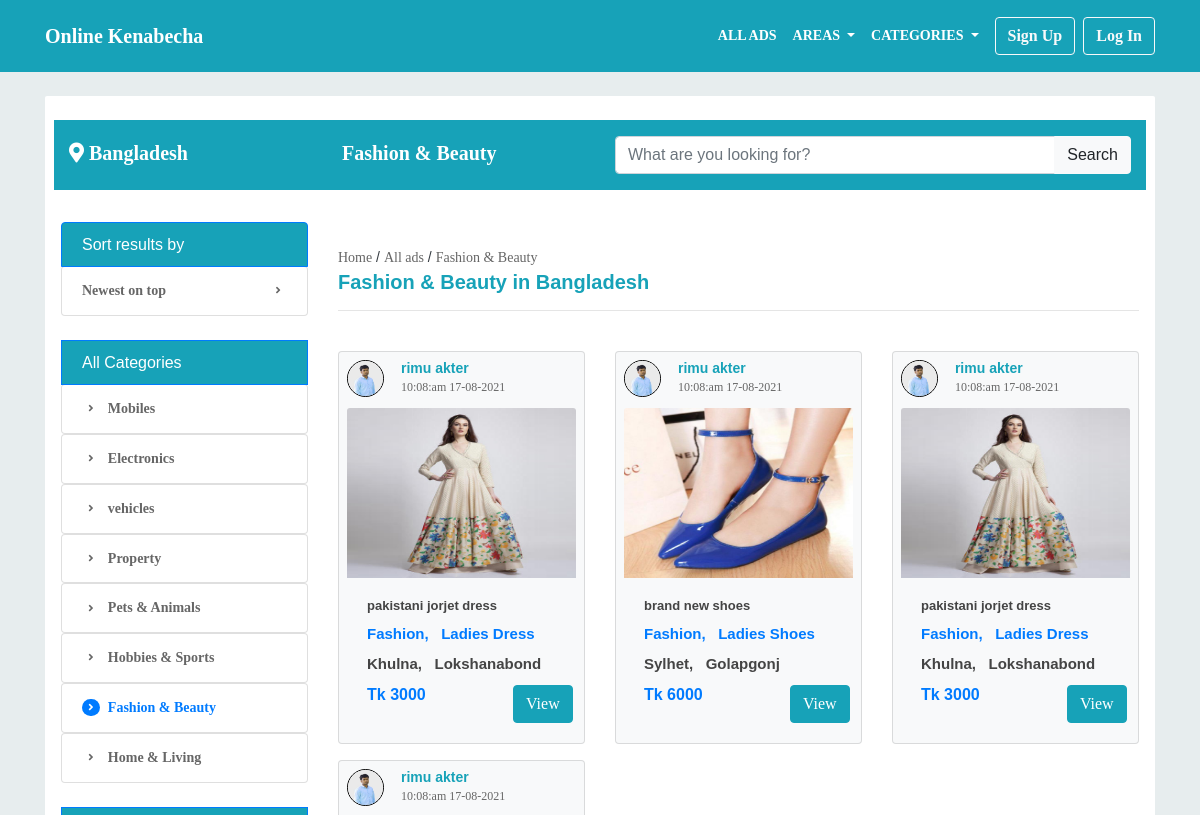
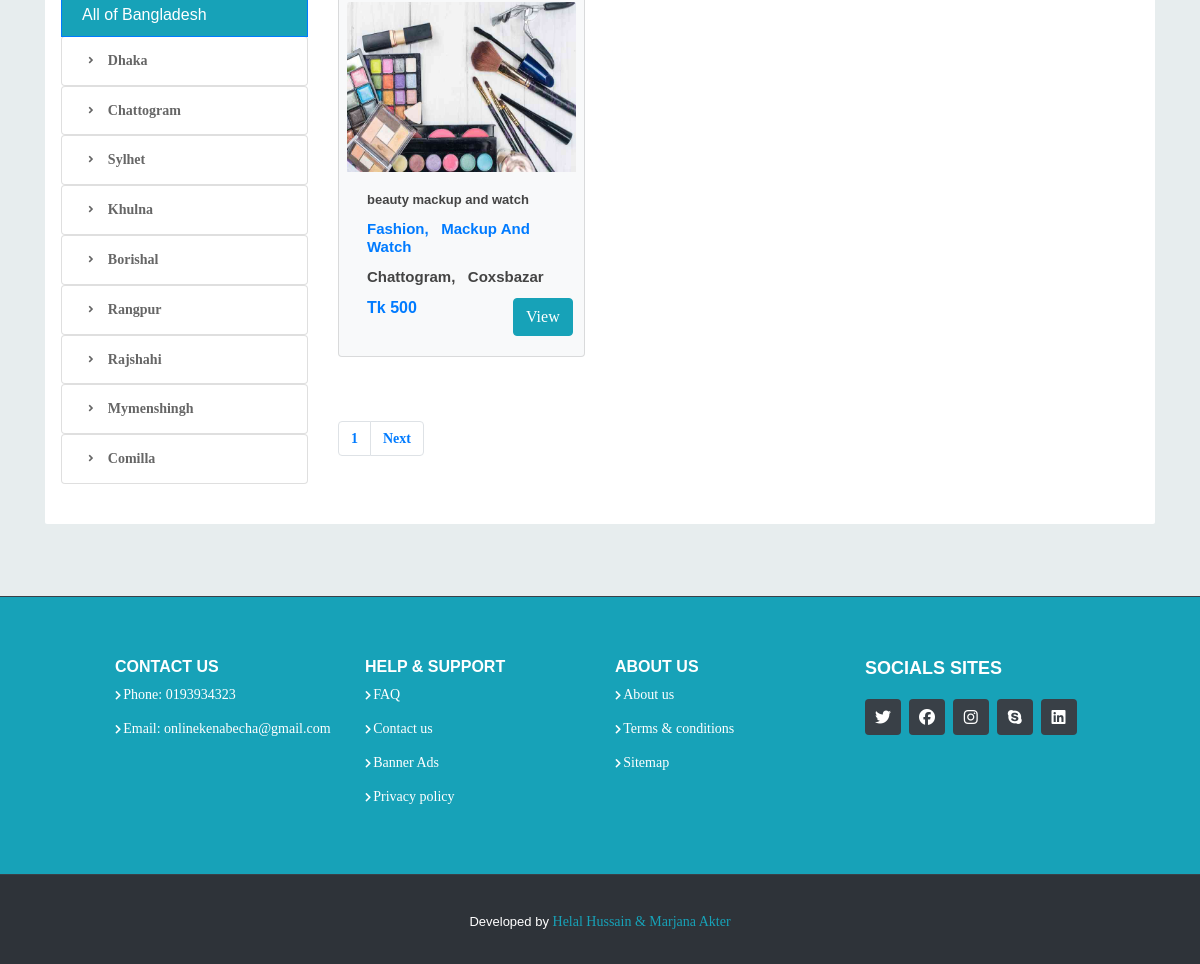
/fashion.php, run on the app's committed database (2 pictures, top to bottom).
### tables this page shows
CREATE TABLE `ad_post` (
  `post_id` int(11) NOT NULL,
  `user_id` int(11) NOT NULL,
  `user_email` varchar(100) NOT NULL,
  `phone_no` varchar(100) NOT NULL,
  `category` varchar(100) NOT NULL,
  `sub_category` varchar(100) NOT NULL,
  `user_division` varchar(100) NOT NULL,
  `user_district` varchar(100) NOT NULL,
  `condition` varchar(50) NOT NULL,
  `title` varchar(360) NOT NULL,
  `description` varchar(500) NOT NULL,
  `price` varchar(50) NOT NULL,
  `negotiable` varchar(50) DEFAULT NULL,
  `image_1` varchar(500) NOT NULL,
  `image_2` varchar(500) NOT NULL,
  `image_3` varchar(500) NOT NULL,
  `image_4` varchar(500) NOT NULL,
  `image_5` varchar(500) NOT NULL,
  `time` varchar(50) DEFAULT NULL,
  `able` varchar(50) DEFAULT 'able'
);

CREATE TABLE `user` (
  `user_id` int(11) NOT NULL,
  `user_first_name` varchar(50) NOT NULL,
  `user_last_nam` varchar(50) NOT NULL,
  `user_email` varchar(100) NOT NULL,
  `user_password` varchar(50) NOT NULL,
  `user_confirm_password` varchar(50) NOT NULL,
  `gender` varchar(50) NOT NULL,
  `date_of_birth` varchar(100) NOT NULL,
  `phone_no` varchar(100) NOT NULL,
  `user_division` varchar(100) NOT NULL,
  `user_district` varchar(100) NOT NULL,
  `user_image` varchar(500) NOT NULL,
  `able` varchar(10) DEFAULT NULL
);

### fashion.php (the view, shortened to what this page needs)
<?php include('header.php'); ?>
<div class="" style="background:#e7edee; ">
<div class="container pt-4">
            <div class="faq bg-white p-3 " style=" border-radius: 2px;">
            <div class="p-2">
        <div class="row pt-3 bg-info">
            <div class="col-lg-3">
                <a href="#" style="font-size:20px;font-weight:bold; color:#fff;"><i class="fas fa-map-marker-alt"></i> Bangladesh</a>
            </div>
            <div class="col-lg-3">
            <a href="#" style="font-size:20px;font-weight:bold;color:#fff;"><i class=""></i> Fashion & Beauty</a>
            </div>
            <div class="col-lg-6">
            <form action="" method="GET">
            <div class="input-group mb-3">
                <input type="text" name="search" class="form-control" value="<?php if(isset($_GET['search'])){
                    echo $_GET['search'];
                } ?>" placeholder="What are you looking for?" required>
                <div class="input-group-append">
                    <button type="submit" class="btn btn-light" name="sear" id="basic-addon2">Search</button>
                </div>
            </div>
            </form>
            </div>
        </div>
        </div>
            <div class="row pt-4 pb-4 bg-white">
                <div class="col-lg-3">
                    <h6 class="list-group-item list-group-item-action active bg-info">Sort results by</h6>
                    <ul class="list-group">
                    <a href="all-ads.php">
                        <li class="list-group-item d-flex font-weight-bold justify-content-between align-items-center">
                            Newest on top
                            <span class="badge badge badge-pill "><i class="fa fa-angle-right"></i></span>
                        </li>
                        </a>
                    </ul>
                    <br>
                    <h6 class="list-group-item list-group-item-action bg-info active">All Categories</h6>
                    <ul class="list-group">
                        <a href="mobiles.php">
                        <li class="list-group-item d-flex font-weight-bold align-items-center">
                        <span class="badge badge badge-pill mr-2"><i class="fa fa-angle-right font-weight-bold"></i> </span>
                        Mobiles
                        </li>
                        </a>
                        <a href="electronics.php">
                        <li class="list-group-item text d-flex font-weight-bold align-items-center">
                        <span class="badge badge badge-pill mr-2"><i class="fa fa-angle-right font-weight-bold"></i> </span>
                            Electronics
                        </li>
                        </a>
                        <a href="vehicles.php">
                        <li class="list-group-item d-flex font-weight-bold align-items-center">
                        <span class="badge badge badge-pill mr-2"><i class="fa fa-angle-right font-weight-bold"></i> </span>
                        vehicles
                        </li>
                        </a>
                        <a href="property.php">
                        <li class="list-group-item d-flex font-weight-bold align-items-center">
                        <span class="badge badge badge-pill mr-2"><i class="fa fa-angle-right font-weight-bold"></i> </span>
                            Property
                        </li>
                        </a>
                        <a href="animals.php">
                        <li class="list-group-item d-flex font-weight-bold align-items-center">
                        <span class="badge badge badge-pill mr-2"><i class="fa fa-angle-right font-weight-bold"></i> </span>
                        Pets & Animals
                        </li>
                        </a>
                        <a href="sports.php">
                        <li class="list-group-item d-flex font-weight-bold align-items-center">
                        <span class="badge badge badge-pill mr-2"><i class="fa fa-angle-right font-weight-bold"></i> </span>
                        Hobbies & Sports
                        </li>
                        </a>
                        <a href="fashion.php">
                        <li class="list-group-item text-primary d-flex font-weight-bold align-items-center">
                        <span class="badge badge-primary badge-pill mr-2"><i class="fa fa-angle-right font-weight-bold"></i> </span>
                        Fashion & Beauty
                        </li>
                        </a>
                        <a href="living.php">
                        <li class="list-group-item d-flex font-weight-bold align-items-center">
                        <span class="badge badge badge-pill mr-2"><i class="fa fa-angle-right font-weight-bold"></i> </span>
                        Home & Living
                        </li>
                        </a>
                    </ul>
                    <br>
                    <h6 class="list-group-item list-group-item-action bg-info active">All of Bangladesh</h6>
                    <ul class="list-group">
                        <a href="dhaka.php">
                        <li class="list-group-item d-flex font-weight-bold align-items-center">
                        <span class="badge badge badge-pill mr-2"><i class="fa fa-angle-right font-weight-bold"></i> </span>
                        Dhaka
                        </li>
                        </a>
                        <a href="chattogram.php">
                        <li class="list-group-item d-flex font-weight-bold align-items-center">
                        <span class="badge badge badge-pill mr-2"><i class="fa fa-angle-right font-weight-bold"></i> </span>
                        Chattogram
                        </li>
                        </a>
                        <a href="sylhet.php">
                        <li class="list-group-item d-flex font-weight-bold align-items-center">
                        <span class="badge badge badge-pill mr-2"><i class="fa fa-angle-right font-weight-bold"></i> </span>
                        Sylhet
                        </li>
                        </a>
                        <a href="khulna.php">
                        <li class="list-group-item d-flex font-weight-bold align-items-center">
                        <span class="badge badge badge-pill mr-2"><i class="fa fa-angle-right"></i> </span>
                        Khulna
                        </li>
                        </a>
                        <a href="#">
                        <li class="list-group-item d-flex font-weight-bold align-items-center">
                        <span class="badge badge badge-pill mr-2"><i class="fa fa-angle-right font-weight-bold"></i> </span>
                        Borishal
                        </li>
                        </a>
                        <a href="#">
                        <li class="list-group-item d-flex font-weight-bold align-items-center">
                        <span class="badge badge badge-pill mr-2"><i class="fa fa-angle-right font-weight-bold"></i> </span>
                        Rangpur
                        </li>
                        </a>
                        <a href="rajshahi.php">
                        <li class="list-group-item d-flex font-weight-bold align-items-center">
                        <span class="badge badge badge-pill mr-2"><i class="fa fa-angle-right font-weight-bold"></i> </span>
                        Rajshahi
                        </li>
                        </a>
                        <a href="mymenshingh.php">
                        <li class="list-group-item d-flex font-weight-bold align-items-center">
                        <span class="badge badge badge-pill mr-2"><i class="fa fa-angle-right font-weight-bold"></i> </span>
                        Mymenshingh
                        </li>
                        </a>
                        <a href="comilla.php">
                        <li class="list-group-item d-flex font-weight-bold align-items-center">
                        <span class="badge badge badge-pill mr-2"><i class="fa fa-angle-right font-weight-bold"></i> </span>
                        Comilla
                        </li>
                        </a>
                    </ul>
                </div>
                <div class="col-lg-9"><br>
                <h5 class="text-dark" style="font-size:14px;"><a href="onlinekenabecha.php">Home</a> / <a href="all-ads.php">All ads</a> / <a href="fashion.php">Fashion & Beauty</a></h5>
                <h5 class="font-weight-bold text-info">Fashion & Beauty in Bangladesh</h5><hr><br>
   <div class="row">
     <?php
             $limit = 9;
             if(isset($_GET['page'])){
                $page = $_GET['page'];
            }else{
                $page = 1;
            }
              $offset =($page -1) * $limit;
                 $qu ="SELECT * FROM ad_post WHERE able='able' and category='Fashion' ORDER BY post_id DESC LIMIT {$offset}, {$limit}";
                 $d =mysqli_query($conn,$qu);
                 while($res =mysqli_fetch_assoc($d)){
                     $post_id = $res['user_id'];
                    $queryfrom ="SELECT * FROM user WHERE user_id='$post_id'";
                    $datafrom =mysqli_query($conn,$queryfrom);
                    $userfrom = mysqli_fetch_assoc($datafrom);
                   ?>
          <div class="col-lg-4 pb-3">
          <div class="card bg-light pt-2 pr-2 pl-2">
              <div class="row">
                  <div class="col-lg-10">
                      <div class="row">
                          <div class="col-lg-3">
                          <img class="card-img-top" src="<?php echo $userfrom['user_image']; ?>" style="height:37px!important;width:37px!important; border:1px solid black; border-radius:50%;" alt="">
                          </div>
                          <div class="col-lg-9" style="">
                              <h6 class="text-info"style="font-size:14px;"><strong><?php echo $userfrom['user_first_name'];?></strong> <strong><?php echo $userfrom['user_last_nam']; ?></strong></h6>
                              <p class="card-text text-left " style="font-size:12px;"><?php echo $res['time']; ?> </p>
                          </div>
                      </div>
                  </div><br><br>
              </div>
                        <img class="card-img-top" src="<?php echo $res['image_1']; ?>" style="height:170px;" alt="">
                            <div class="card-body">
                            <h6 class="card-title  font-weight-bold" style=" font-size:13px;"><?php echo $res['title'];?></h6>
                                <h6 class="card-title text-primary font-weight-bold text-capitalize " style=" font-size:15px;"><?php echo $res['category'];?>, &nbsp; <?php echo $res['sub_category']; ?> </h6>
                                <h6 class="card-title font-weight-bold text-capitalize " style=" font-size:15px;"><?php echo $res['user_division']; ?>, &nbsp; <?php echo $res['user_district']; ?> </h6>
                        <div class="row">
                             <div class="col-lg-8">
                                <h6 class="card-text text-primary font-weight-bold">Tk <?php echo $res['price']; ?> </h6>
                            </div>
                              <div class="col-lg-4">
                                 <div class="text-right">
                                     <?php echo "<a class='btn btn-info' href='product-details.php?post_id=$res[post_id]'>View</a>";?>
                                 </div>
                              </div>
                          </div>
                        </div>
                </div>
            </div>
            <?php }?>
                 </div>
                    <br>
                    <?php
                        $sql1 = "SELECT * FROM ad_post WHERE able='able' and category='Fashion'";
                        $result1 = mysqli_query($conn,$sql1) or die("query Failed.");
                        if(mysqli_num_rows($result1) > 0){
                            $total_records = mysqli_num_rows($result1);
                            $limit =9;
                             $page = $_GET['page'];
                            $total_page = ceil($total_records / $limit);
                            echo '<nav  class="pt-4 pl-" aria-label="...">
                            <ul class="pagination">';
                            for($i =1; $i<=$total_page; $i++){
                                if($i == $page){
                                    $active = "active";
                                }else{
                                    $active = "";
                                }
                                echo '<li class="'.$active.' page-item ">
                                <a class="page-link font-weight-bold" href="fashion.php?page='.$i.'">'.$i.'</a>
                                </li>  ';
                            }
                            if($total_page > $page){
                                echo '<li class="page-item ">
                            <a  href="fashion.php?page='.($page + 1).'" class="page-link font-weight-bold" >Next</a>
                            </li>';
                            }
                            echo '</ul></nav>';
                        }
                    ?>
                </div>
            </div>
    </div>
</div>
<br><br>
<br>
</div>
<?php include('footer.php'); ?>

### data on the page
ad_post: user.user_image (picture), user.user_first_name "rimu", user.user_last_nam "akter", time "10:08:am 17-08-2021", image_1 (picture), title "pakistani jorjet dress", category "Fashion", sub_category "Ladies Dress", user_division "Khulna", user_district "Lokshanabond", price "3000"
ad_post: user.user_image (picture), user.user_first_name "rimu", user.user_last_nam "akter", time "10:08:am 17-08-2021", image_1 (picture), title "brand new shoes", category "Fashion", sub_category "Ladies Shoes", user_division "Sylhet", user_district "Golapgonj", price "6000"
ad_post: user.user_image (picture), user.user_first_name "rimu", user.user_last_nam "akter", time "10:08:am 17-08-2021", image_1 (picture), title "pakistani jorjet dress", category "Fashion", sub_category "Ladies Dress", user_division "Khulna", user_district "Lokshanabond", price "3000"
ad_post: user.user_image (picture), user.user_first_name "rimu", user.user_last_nam "akter", time "10:08:am 17-08-2021", image_1 (picture), title "beauty mackup and watch", category "Fashion", sub_category "Mackup And Watch", user_division "Chattogram", user_district "Coxsbazar", price "500"
